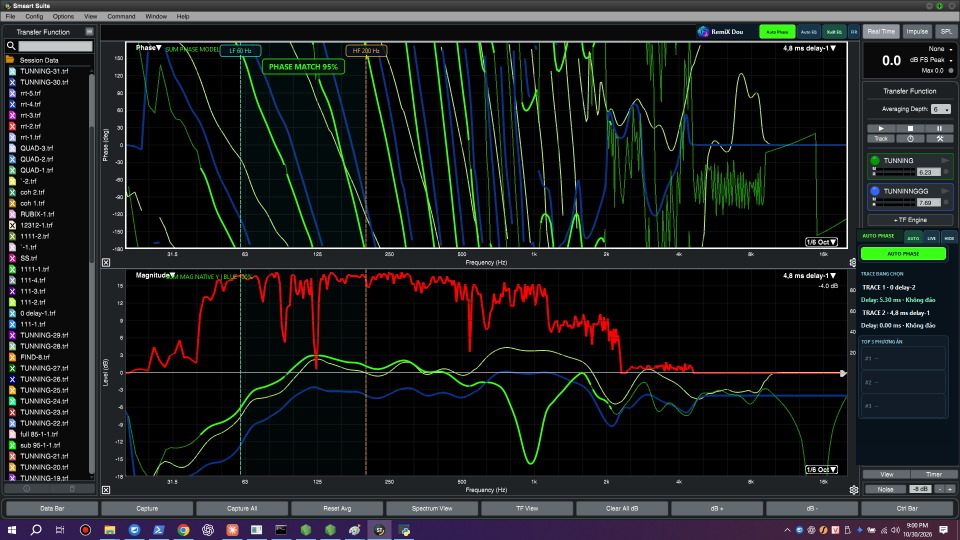
#> input picture V834_MAG_PRE.png, 1920 x 1080 px (shown at 1/2 size)
$ python qa_v834_no_ghost_visual.py
#> lines starting #> are read from the running program, lines starting #| are printed output that depends on the picture; after the words box and inside, x2 and y2 are one past the last pixel; in counts of white or black regions, pixels touching at a corner belong together
"""Compare native Mag and SUM after a non-moving Y ruler gesture."""
from pathlib import Path
from PIL import Image
import numpy as np
p=Path(__file__).resolve().parent
a=np.asarray(Image.open(p/'V834_MAG_PRE.png').convert('RGB'),dtype=np.int16)
b=np.asarray(Image.open(p/'V834_MAG_PEAK.png').convert('RGB'),dtype=np.int16)
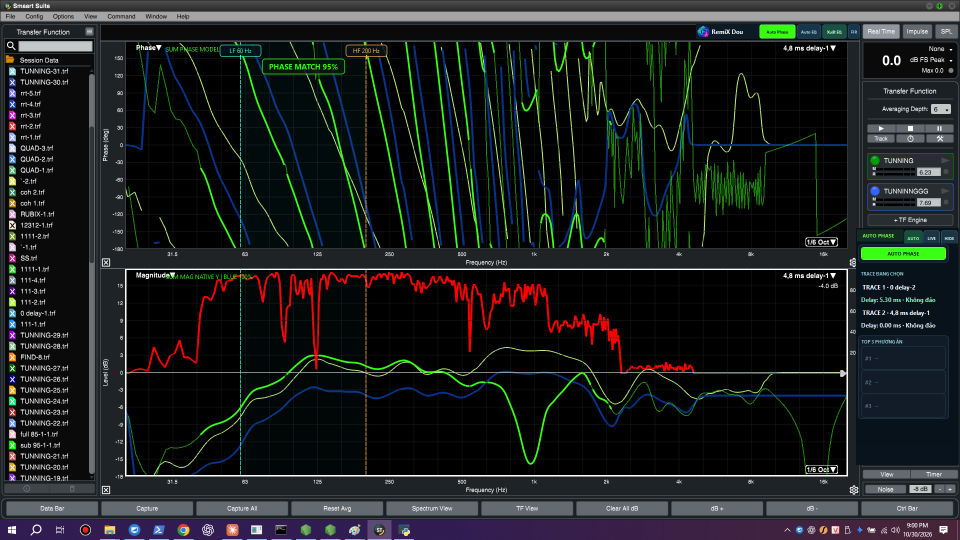
#> input picture V834_MAG_PEAK.png, 1920 x 1080 px (shown at 1/2 size)
r=(slice(630,910),slice(460,1100))
def mask(img,kind):
 z=img[r]
 R,G,B=z[:,:,0],z[:,:,1],z[:,:,2]
 if kind=='red':return (R>170)&(R>G*2)&(R>B*2)
 return (G>165)&(G>R*1.5)&(G>B*1.5)&(R<150)
for kind in ('red','green'):
 aa=mask(a,kind);bb=mask(b,kind)
 intersection=int(np.count_nonzero(aa&bb))
 union=int(np.count_nonzero(aa|bb))
 iou=intersection/max(1,union)
 print('V834_NO_GHOST',kind,'IOU',round(iou,4),
       'PIXELS',int(aa.sum()),int(bb.sum()),flush=True)
 assert iou>.87,(kind,iou)
#> this loop made 2 passes
#> (intersection, union, iou) on passes 1 to 2: (1686, 1686, 1), (2757, 2757, 1)
#| V834_NO_GHOST red IOU 1.0 PIXELS 1686 1686
#| V834_NO_GHOST green IOU 1.0 PIXELS 2757 2757
#> pass 1, in mask, `z=img[r]`:
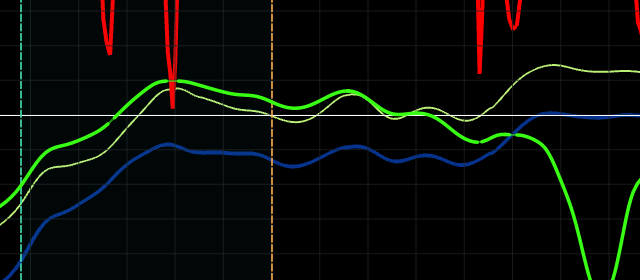
#> z: shape (280, 640, 3) int16; mean R, G, B 7.9, 11.6, 8.2
#> pass 1, in mask, `R,G,B=z[:,:,0],z[:,:,1],z[:,:,2]`:
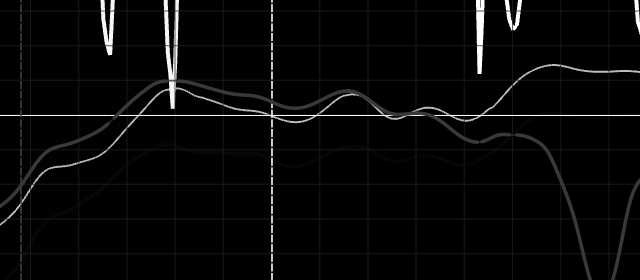
#> R: shape (280, 640) int16; min 0, max 255, mean 7.9
#> pass 1, in mask, `R,G,B=z[:,:,0],z[:,:,1],z[:,:,2]`:
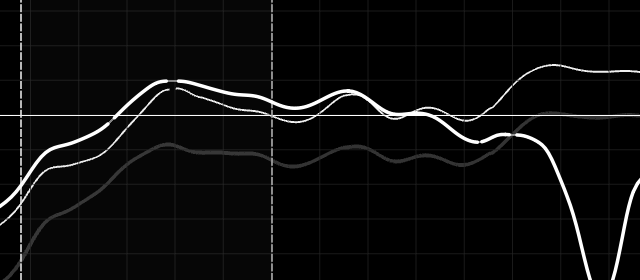
#> G: shape (280, 640) int16; min 0, max 255, mean 11.6
#> pass 1, in mask, `R,G,B=z[:,:,0],z[:,:,1],z[:,:,2]`:
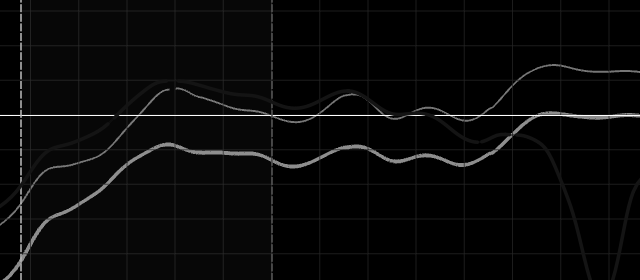
#> B: shape (280, 640) int16; min 0, max 255, mean 8.2
#> after the loop:
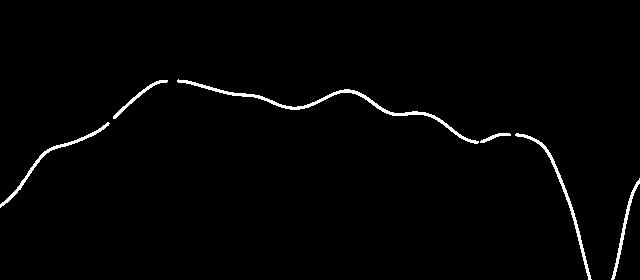
#> aa: shape (280, 640) bool; 1.5% white; 6 white regions, box (x1, y1, x2, y2) and area: (177, 79, 479, 144) 1067, (515, 133, 592, 280) 562, (0, 122, 110, 208) 470, (611, 178, 640, 280) 336, (113, 80, 168, 119) 220, (480, 133, 511, 143) 102
